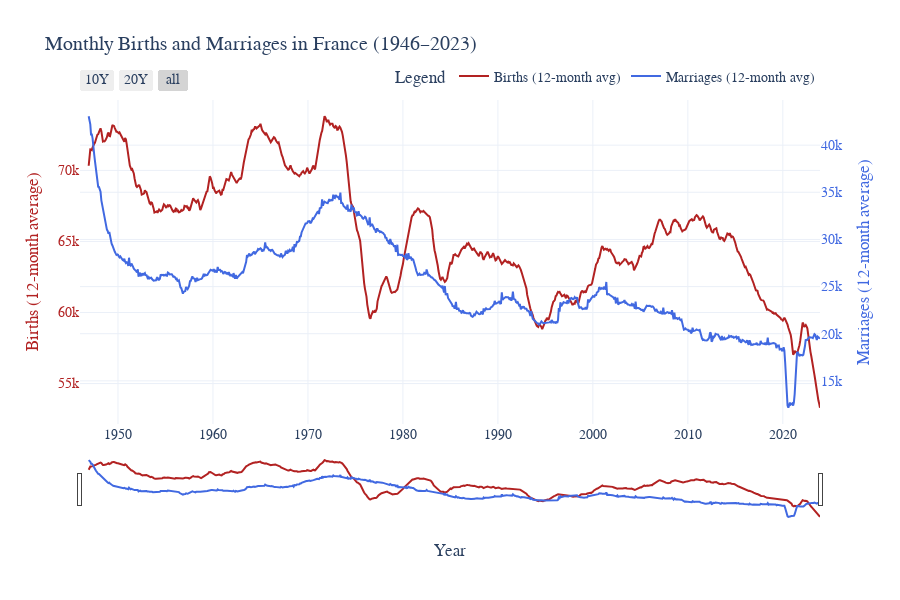

Notebook cell for this chart:
### Markdown cell above
### **III.7 – Combined Visualization: Marriages vs Births**

To better visualize the temporal relationship between marriages and births,  
we plot both series on the same timeline using dual axes.  
This highlights the main co-movements and shows how peaks in marriages  
are followed by peaks in births approximately 9 to 12 months later.

### Code cell
# Align both series to common period (to Dec 2023)
common_end = marriages.index.max()
births_trunc = births.loc[:common_end]

# Build figure
fig = go.Figure()

# --- Births (left axis)
fig.add_trace(go.Scatter(
    x=births_trunc.index,
    y=births_trunc["Births"].rolling(12).mean(),  # smoother
    mode="lines",
    name="Births (12-month avg)",
    line=dict(color="firebrick", width=2)
))

# --- Marriages (right axis)
fig.add_trace(go.Scatter(
    x=marriages.index,
    y=marriages["Marriages"].rolling(12).mean(),
    mode="lines",
    name="Marriages (12-month avg)",
    line=dict(color="royalblue", width=2),
    yaxis="y2"
))

# --- Layout
fig.update_layout(
    title="Monthly Births and Marriages in France (1946–2023)",
    template="plotly_white",
    hovermode="x unified",
    height=600,
    font=dict(family="Times New Roman", size=14),
    legend=dict(
        title="Legend",
        orientation="h",
        yanchor="bottom",
        y=1.02,
        xanchor="right",
        x=1
    ),
    xaxis=dict(title="Year"),
    yaxis=dict(
        title="Births (12-month average)",
        titlefont=dict(color="firebrick"),
        tickfont=dict(color="firebrick")
    ),
    yaxis2=dict(
        title="Marriages (12-month average)",
        titlefont=dict(color="royalblue"),
        tickfont=dict(color="royalblue"),
        overlaying="y",
        side="right"
    )
)

# --- Add interactive range slider
fig.update_xaxes(
    rangeslider_visible=True,
    rangeselector=dict(
        buttons=list([
            dict(count=120, label="10Y", step="month", stepmode="backward"),
            dict(count=240, label="20Y", step="month", stepmode="backward"),
            dict(step="all")
        ])
    )
)

fig.show()

### Figure 1 — Plotly figure (JSON) as saved in the notebook; plotly's stock layout.template omitted (floating-point values rounded to 4 significant figures; data arrays with more than 128 entries replaced by an {"elided": "..."} marker saying what was removed)
{"data": [{"line": {"color": "firebrick", "width": 2}, "mode": "lines", "name": "Births (12-month avg)", "type": "scatter", "x": {"elided": "936 str values"}, "y": {"elided": "936 float values"}}, {"line": {"color": "royalblue", "width": 2}, "mode": "lines", "name": "Marriages (12-month avg)", "type": "scatter", "x": {"elided": "936 str values"}, "y": {"elided": "936 float values"}, "yaxis": "y2"}], "layout": {"font": {"family": "Times New Roman", "size": 14}, "height": 600, "hovermode": "x unified", "legend": {"orientation": "h", "title": {"text": "Legend"}, "x": 1, "xanchor": "right", "y": 1.02, "yanchor": "bottom"}, "title": {"text": "Monthly Births and Marriages in France (1946–2023)"}, "xaxis": {"rangeselector": {"buttons": [{"count": 120, "label": "10Y", "step": "month", "stepmode": "backward"}, {"count": 240, "label": "20Y", "step": "month", "stepmode": "backward"}, {"step": "all"}]}, "rangeslider": {"visible": true}, "title": {"text": "Year"}}, "yaxis": {"tickfont": {"color": "firebrick"}, "title": {"font": {"color": "firebrick"}, "text": "Births (12-month average)"}}, "yaxis2": {"overlaying": "y", "side": "right", "tickfont": {"color": "royalblue"}, "title": {"font": {"color": "royalblue"}, "text": "Marriages (12-month average)"}}}}
